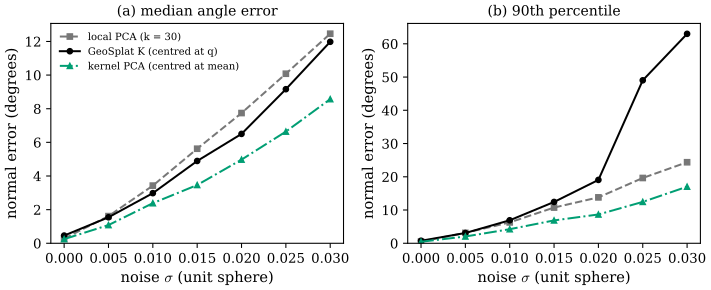

The Python source for this figure:
"""Figure 49.5.1: GeoSplat's tangential kernel matrix K versus local PCA under position noise (Section 49.5).

20000 uniform points on the unit sphere, each moved by isotropic Gaussian noise of standard deviation sigma.
At 200 random points q (themselves noisy) we compute three normals and their angle to the true normal:
  local PCA:           smallest eigenvector of the covariance of the 30 nearest neighbours (centred at their mean);
  GeoSplat K (43)+(45): smallest eigenvector of K = (1/2) sum_j a_j (x_j - q)(x_j - q)^T with random-walk weights
                       a_j = (4/t) k_j / sum k, k_j = exp(-|x_j - q|^2 / t), t = 0.003 (about 30 effective neighbours);
  kernel PCA:          the same weights, centred at the weighted mean instead of q.
(a) median angle (degrees) against sigma.  (b) 90th percentile.

Run from the project root: PYTHONPATH=tools python3 chapters/49-paper-geosplat/figures/fig-49-5-1-noise-pca.py
"""
import sys
from pathlib import Path

import numpy as np

import dgfig

sys.path.insert(0, str(Path(__file__).resolve().parents[1] / "lib"))
import geo49  # noqa: E402

dgfig.setup()
import matplotlib.pyplot as plt  # noqa: E402

C = dgfig.COLORS
N, t = 20000, 0.003
X0 = geo49.sphere_points(N, seed=3, pole=False)
rng = np.random.default_rng(0)
Q = rng.choice(N, 200, replace=False)
sigmas = np.array([0.0, 0.005, 0.01, 0.015, 0.02, 0.025, 0.03])


def angle(n, n0):
    return np.degrees(np.arccos(min(1.0, abs(n @ n0))))


errs = {"local PCA (k = 30)": [], "GeoSplat K (centred at q)": [], "kernel PCA (centred at mean)": []}
for sig in sigmas:
    X = X0 + sig * rng.normal(size=X0.shape)
    e = {k: [] for k in errs}
    for i in Q:
        q, n0 = X[i], X0[i]
        e["local PCA (k = 30)"].append(angle(geo49.local_pca_normal(X, q, 30), n0))
        a = geo49.generator_weights(q, X, t)
        D = X - q
        K = 0.5 * np.einsum("j,ja,jb->ab", a, D, D)
        e["GeoSplat K (centred at q)"].append(angle(np.linalg.eigh(K)[1][:, 0], n0))
        w = a / a.sum()
        Dc = X - w @ X
        e["kernel PCA (centred at mean)"].append(angle(np.linalg.eigh(np.einsum("j,ja,jb->ab", w, Dc, Dc))[1][:, 0], n0))
    for k in errs:
        errs[k].append((np.median(e[k]), np.percentile(e[k], 90)))
errs = {k: np.array(v) for k, v in errs.items()}
for k, v in errs.items():
    print(k, np.round(v[:, 0], 2), np.round(v[:, 1], 2))
# self-checks: all three are below 1 degree without noise and grow to several degrees at sigma = 0.02;
# K is never better than both PCA variants by more than a factor 1.5 (no robustness advantage)
med = np.stack([v[:, 0] for v in errs.values()])
assert np.all(med[:, 0] < 1.0) and np.all(med[:, 4] > 3.0)
assert np.all(med[1] > med[[0, 2]].min(0) / 1.5)

fig, axes = plt.subplots(1, 2, figsize=(7.6, 3.3), sharex=True)
styles = [(C["aux"], "--", "s"), (C["main"], "-", "o"), (C["third"], "-.", "^")]
for j, title in enumerate(["(a) median angle error", "(b) 90th percentile"]):
    ax = axes[j]
    for (name, v), (col, ls, mk) in zip(errs.items(), styles):
        ax.plot(sigmas, v[:, j], color=col, ls=ls, marker=mk, ms=4, lw=1.5, label=name)
    ax.set_xlabel(r"noise $\sigma$ (unit sphere)")
    ax.set_ylabel("normal error (degrees)")
    ax.set_title(title, fontsize=10.5)
    ax.set_ylim(bottom=0)
axes[0].legend(loc="upper left", fontsize=7.5, frameon=False)
fig.tight_layout()
dgfig.save(fig, __file__)
